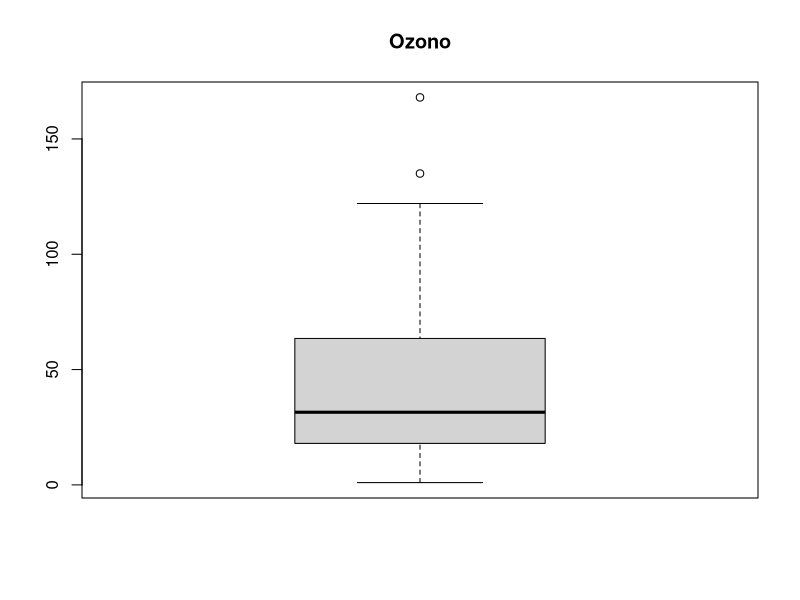
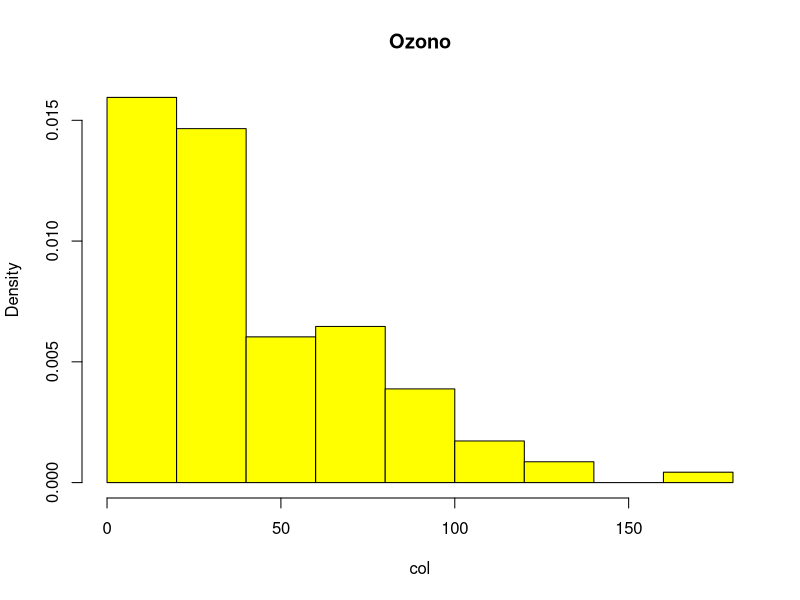
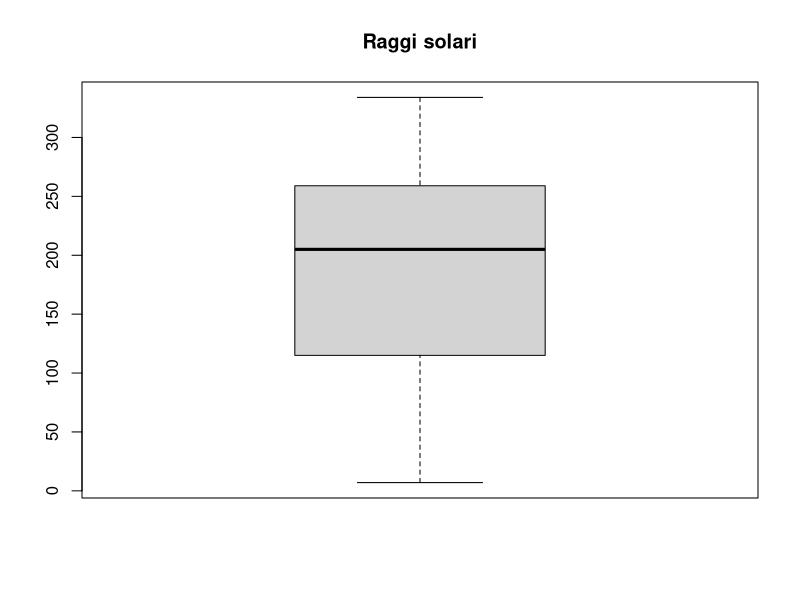
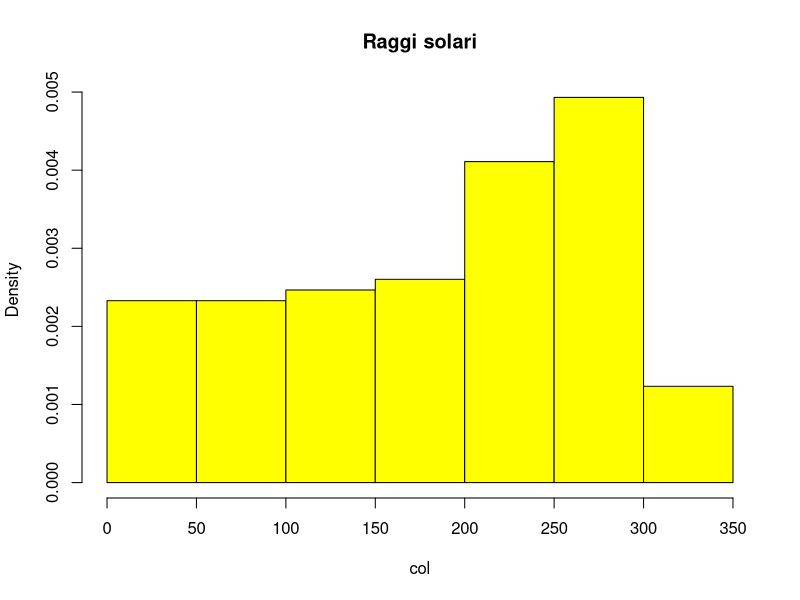
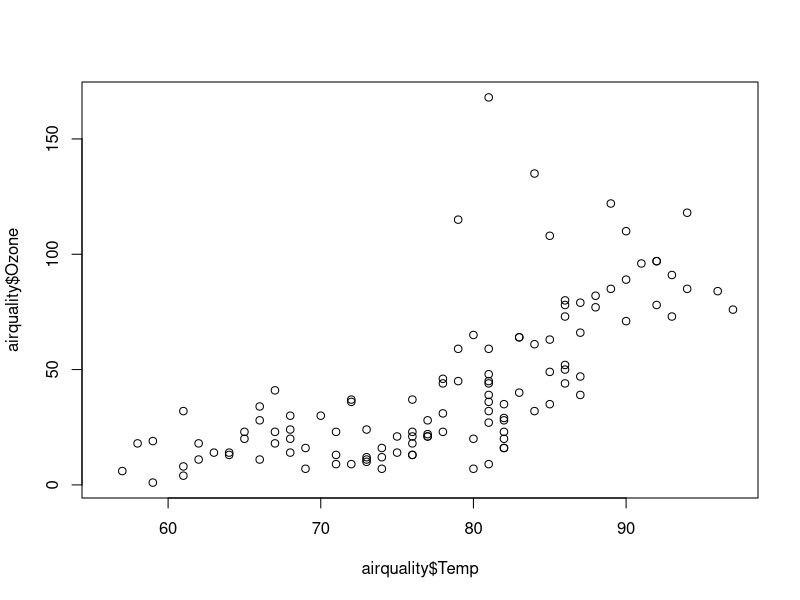
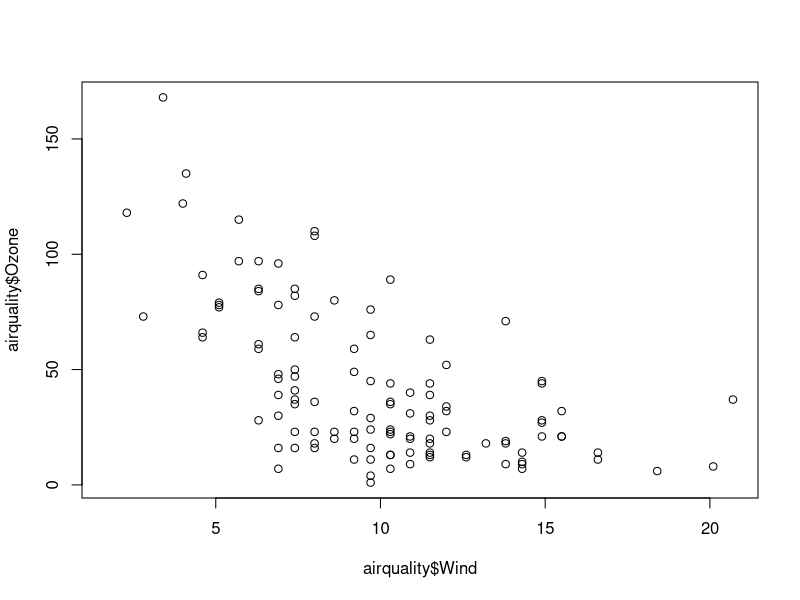
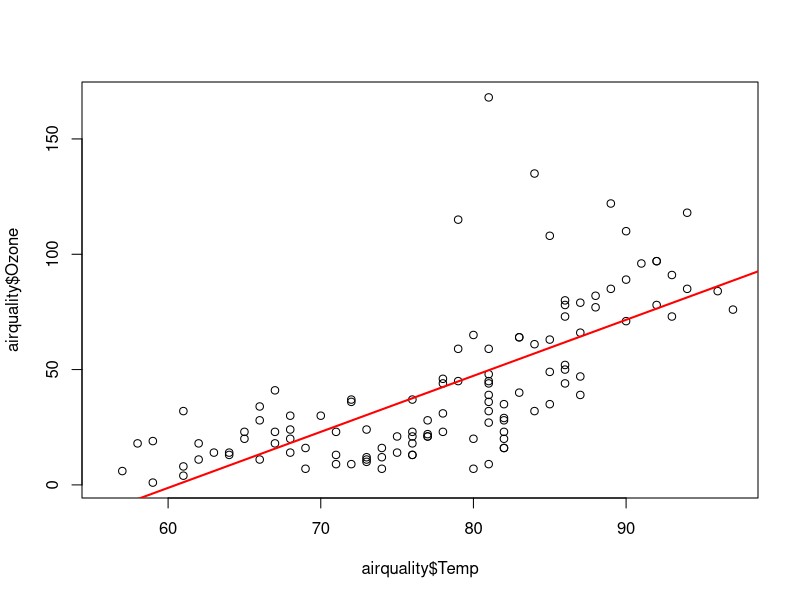
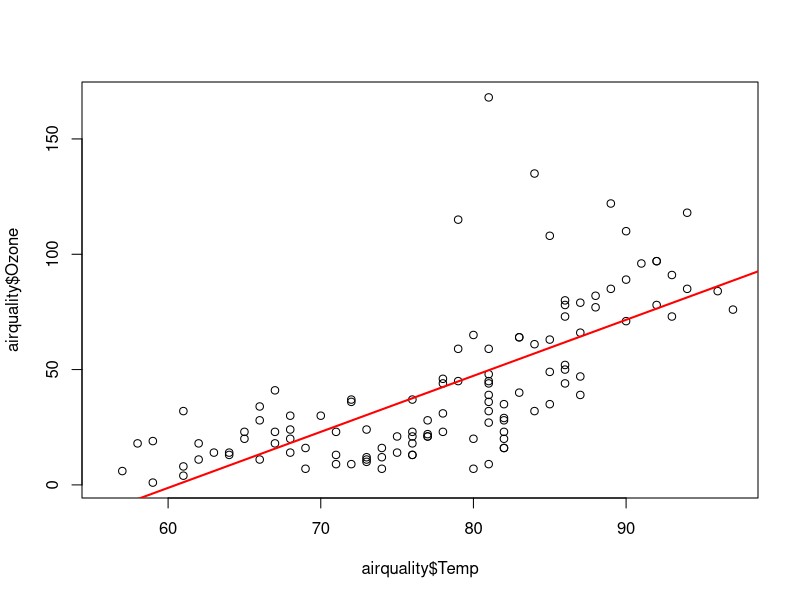

Generate these figures, in order, with R: (Note: this script raises an error after producing the figures.)
## ---- chunk 1
# install.packages('lubridate')
# install.packages("VIM")
# install.packages("psych") 
## ---- chunk 2
library(corrplot)
library(lubridate)
library(VIM)
library(psych)
## ---- chunk 3
data("airquality")
airquality
## ---- chunk 4
help(airquality)
## ---- chunk 5
colSums(is.na(airquality))
## ---- chunk 6
length(which(is.na(airquality)))
## ---- chunk 7
analyze_col <- function(col, name) {
  # par(mfrow=c(1,2))
  boxplot(col, main=name)
  
  hist(col, col='yellow', freq=F, main=name)
  # lines(density(col), lwd=2, col="red")
  return(summary(col))
}
## ---- chunk 8
summary_ozono = analyze_col(airquality$Ozone, 'Ozono')
summary_raggi_solari = analyze_col(airquality$Solar.R, 'Raggi solari')

## ---- chunk 9
summary_ozono
## ---- chunk 10
print((summary_ozono[[5]] - summary_ozono[[2]])/(summary_ozono[[6]] - summary_ozono[[1]]))
## ---- chunk 11
(summary_raggi_solari[[5]] - summary_raggi_solari[[2]])/(summary_raggi_solari[[6]] - summary_raggi_solari[[1]])

## ---- chunk 12
matrice_cor_completa <- cor(airquality, use = "complete.obs")
correlazioni_ozone <- matrice_cor_completa[, "Ozone"]
round(correlazioni_ozone, 4)
## ---- chunk 13
plot(airquality$Temp, airquality$Ozone)
plot(airquality$Wind, airquality$Ozone)

## ---- chunk 14
modello <- lm(Ozone ~ Temp , data = airquality)

summary_model = summary(modello)
m = summary_model$coefficients[, 1][['Temp']]
q = summary_model$coefficients[, 1][['(Intercept)']]

plot(airquality$Temp, airquality$Ozone)
abline(a = q, b = m, col = "red", lwd = 2) 
## ---- chunk 15
modello <- lm(Ozone ~ Temp , data = airquality)

summary_model = summary(modello)
m = summary_model$coefficients[, 1][['Temp']]
q = summary_model$coefficients[, 1][['(Intercept)']]

plot(airquality$Temp, airquality$Ozone)
abline(a = q, b = m, col = "red", lwd = 2) 
for(i in na_ozone){
  abline(v = i, col="blue", lwd = 2)
}
## ---- chunk 16
modello_log <- lm(log(Ozone) ~ Temp, data = airquality) 
summary(modello_log)

coeff_log <- summary(modello_log)$coefficients
q_log <- coeff_log[, "Estimate"]["(Intercept)"]
m_log <- coeff_log[, "Estimate"]["Temp"]

plot(airquality$Temp, airquality$Ozone,
     xlab = "Temperatura (Temp)",
     ylab = "Ozono (Ozone)",
     main = "Ozono vs. Temperatura con Curva Esponenziale (Log-Lineare)")

curve(expr = exp(q_log + m_log * x), add = T, col = "darkorange", lwd = 3)

## ---- chunk 17
indexes_na_ozone = which(is.na(airquality$Ozone))
temp_imputazione = airquality$Temp[indexes_na_ozone]
valori_imputati_esponenziali = exp(q_log + m_log * temp_imputazione)
airquality$Ozone[indexes_na_ozone] <- valori_imputati_esponenziali
cat("Valori NA in Ozone dopo l'imputazione esponenziale:", sum(is.na(airquality$Ozone)))
## ---- chunk 18
# 1. Trova gli indici dei valori NA originali in Ozone (Assicurati che airquality sia il dataframe con gli NA originali)
# Se hai già imputato airquality in precedenza, ricarica i dati o usa una copia.
# Per chiarezza, assumiamo che tu stia lavorando sull'originale con NA:
indici_na_ozone <- which(is.na(airquality$Ozone))

# 2. Estrai la temperatura dei giorni con NA
temp_na <- airquality$Temp[indici_na_ozone]

# 3. Calcola i valori di OZONE imputati con la curva esponenziale per quei giorni
# Formula: Ozone = exp(q_log + m_log * Temp)
ozone_imputato <- exp(q_log + m_log * temp_na)

# 4. Crea il grafico originale e la curva (il tuo codice)
plot(airquality$Temp, airquality$Ozone,
     xlab = "Temperatura (Temp)",
     ylab = "Ozono (Ozone)",
     main = "Ozono vs. Temperatura con Imputazioni Esponenziali")

curve(expr = exp(q_log + m_log * x), add = TRUE, col = "darkorange", lwd = 3)

## ---- chunk 19
matrice_cor_completa <- cor(airquality, use = "complete.obs")
correlazioni_ozone <- matrice_cor_completa[, "Solar.R"]
round(correlazioni_ozone, 4)
## ---- chunk 20
solar_r_na = airquality[is.na(airquality$Solar.R), ]
for(n in names(airquality)) {
  plot(airquality[[n]], airquality$Solar.R, main=n, ylab="Raggi solari", xlab=n)
  for(i in solar_r_na) {
    abline(v=i, col="blue", lwd = 2)
  }
}
## ---- chunk 21
Data_Stringa = paste("1973", airquality$Month, airquality$Day, sep = "-")
airquality$Date_to_nr = yday(ymd(Data_Stringa))

airquality
## ---- chunk 22
matrice_cor_completa <- cor(airquality, use = "complete.obs")
correlazioni_ozone <- matrice_cor_completa[, "Solar.R"]
round(correlazioni_ozone, 4)
## ---- chunk 23
solar_r_na = airquality[is.na(airquality$Solar.R), ]
for(name in names(airquality)) {
  plot(airquality$Solar.R, airquality[[name]], xlab='Raggi solari', ylab=name, main=name)
  
  for(i in solar_r_na) {
    abline(v=i, col="blue", lwd = 2)
  }
}
## ---- chunk 24
nr_periods = 7
boxplot(airquality$Solar.R ~ as.integer(airquality$Date_to_nr / nr_periods),
        main = paste("Solar.R per Blocco Temporale ", nr_periods, " giorni"),
        xlab = paste("Blocco Temporale (Ordinal Day /",nr_periods,")"),
        ylab = "Solar.R")
## ---- chunk 25
which(is.na(airquality$Solar.R))
## ---- chunk 26
airquality_filtered = airquality[!is.na(airquality$Solar.R), ]
## ---- chunk 27
calculate_rapresentants <- function(x) c(mean(x), median(x), sd(x), var(x), min(x), max(x), summary(x))
## ---- chunk 28
describe(airquality_filtered)
## ---- chunk 29
for(name in names(airquality)) {
  boxplot(airquality[[name]], main=name)
}
## ---- chunk 30
corrplot(cor(airquality, use = "complete.obs"), method = 'number')
